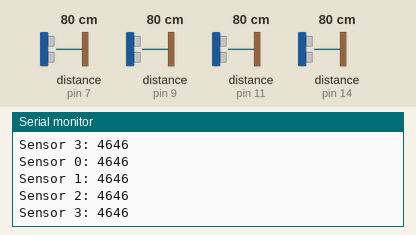
Simulated run of this sketch. Board: Arduino Mega 2560, built with avr-gcc and run on an emulated ATmega2560. Parts: the last lines printed to the serial monitor. Wiring (inferred from the names in the program): 4 × ultrasonic range finder: trigger pin 6, echo pin 7 / trigger pin 8, echo pin 9 / trigger pin 10, echo pin 11 / trigger pin 12, echo pin 14. Inputs (shaded band) come from the test bench; at power-on: distance to the obstacle (sensors on pin 7, pin 9, pin 11, pin 14) 80 cm. The echo pulse lasts 58.3 µs per cm.

Above: at 1.8 s.
1.9 s: distance to the obstacle (sensor on pin 7) set to 2 cm
At 2.9 s:
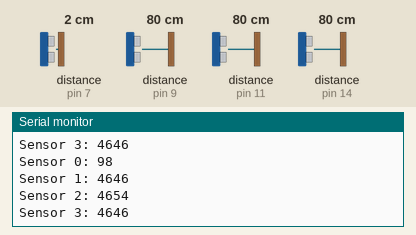
3.4 s: distance to the obstacle (sensor on pin 9) set to 2 cm
At 4.6 s:
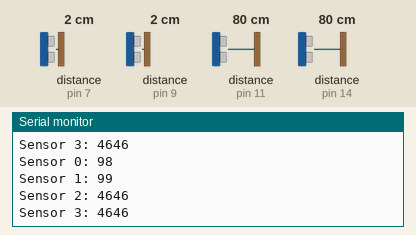
4.9 s: distance to the obstacle (sensor on pin 11) set to 2 cm
At 5.8 s:
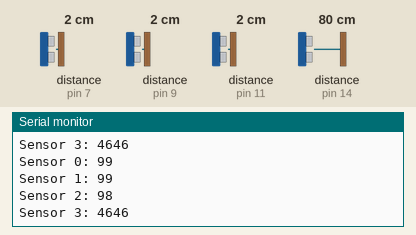
6.4 s: distance to the obstacle (sensor on pin 14) set to 2 cm
At 7.7 s:
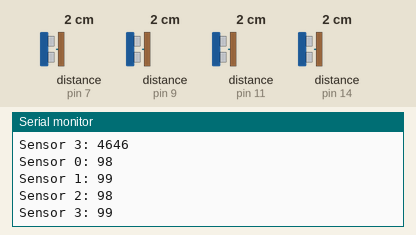
7.9 s: distance to the obstacle (sensor on pin 7) set to 4 cm
At 8.9 s:
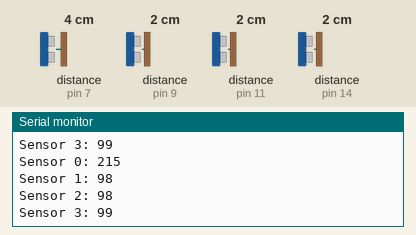
9.4 s: distance to the obstacle (sensor on pin 9) set to 4 cm
At 10.7 s:
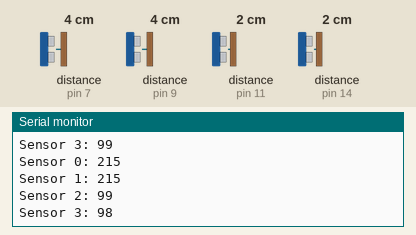
Timing chart, 0 to 11.9 s (numbered marks = the images above; inputs shaded):
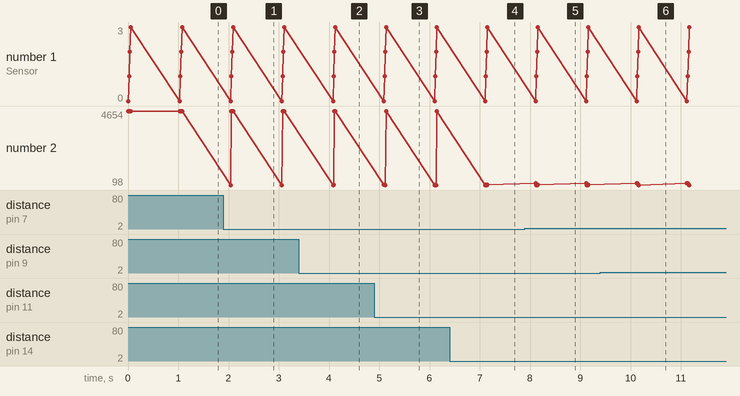

Measured:
- after the input at 1.9 s, the serial monitor: prints a new line after 0.14 s (image 1)
- after the input at 3.4 s, the serial monitor: prints a new line after 0.69 s (image 2)
- after the input at 4.9 s, the serial monitor: prints a new line after 0.22 s (image 3)
- after the input at 6.4 s, the serial monitor: prints a new line after 0.75 s (image 4)
- after the input at 7.9 s, the serial monitor: prints a new line after 0.21 s (image 5)
- after the input at 9.4 s, the serial monitor: prints a new line after 0.74 s (image 6)

The sketch:

sketch.ino
```cpp
// defines pins numbers
const int trigPins[4] = {6, 8, 10, 12};
const int echoPins[4] = {7, 9, 11, 14};

// defines variables
long duration;

void setup() {
  for(int i = 0; i < 4; i++) pinMode(trigPins[i], OUTPUT);
  for(int i = 0; i < 4; i++) pinMode(echoPins[i], INPUT);
  Serial.begin(9600);
}

void loop() {
  for(int i = 0; i < 4; i++) {
    digitalWrite(trigPins[i], LOW); // No output pulse initially.
    delayMicroseconds(2);
    digitalWrite(trigPins[i], HIGH); // Output pulse.
    delayMicroseconds(10);
    digitalWrite(trigPins[i], LOW);  // Disable output pulse.
    duration = pulseIn(echoPins[i], HIGH);  // Receive incoming pulse signal.
    Serial.print("Sensor ");
    Serial.print(i);
    Serial.print(": ");
    Serial.println(duration);
  }
  Serial.println();
  delay(1000);
}
```
